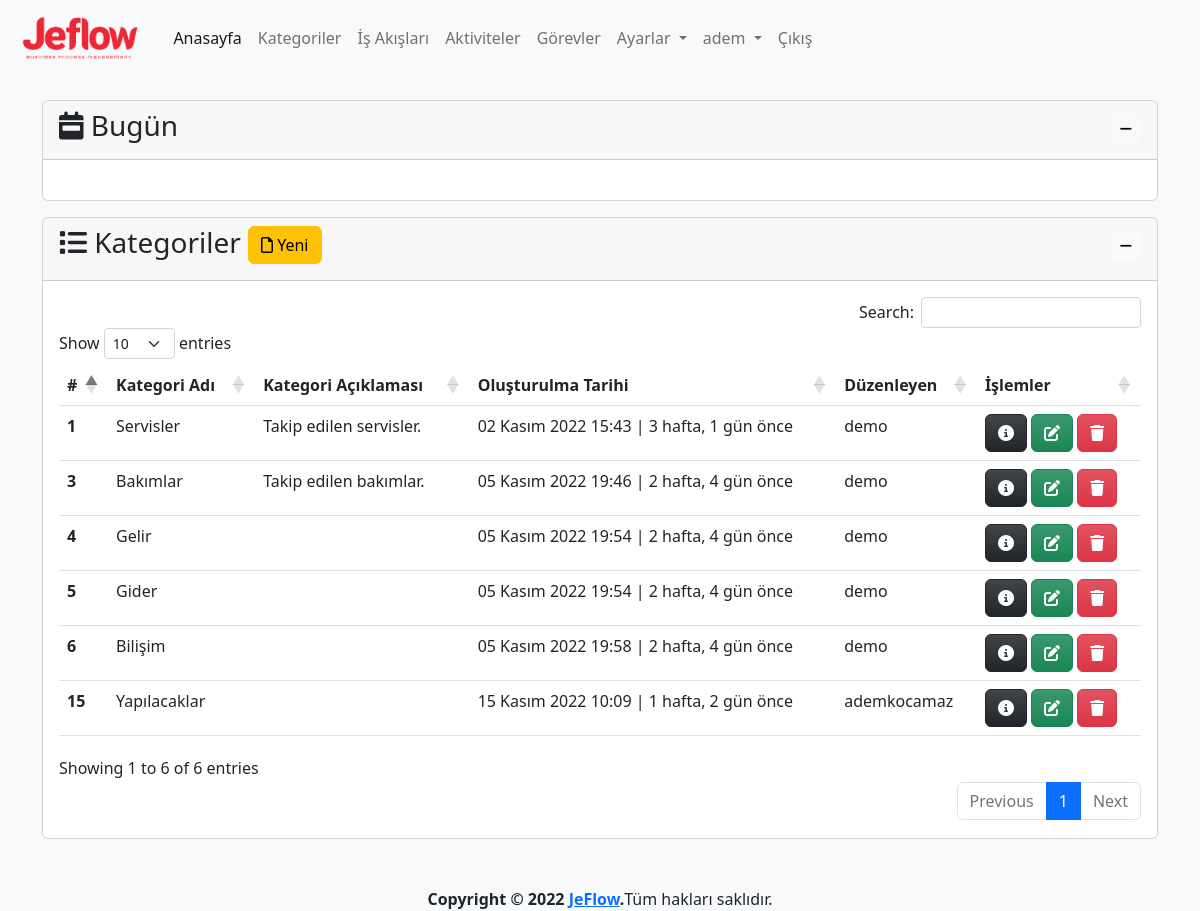
Page /category/ (signed in) on the committed database.
### app/models.py (models this page shows, shortened)
class Category(models.Model):
    name=models.CharField(max_length=500,verbose_name='Kategori Adı')
    description=models.TextField(verbose_name='Kategori Açıklaması', blank=True, null=True)
    created_date=models.DateTimeField(auto_now_add=True, verbose_name='Oluşturulma Tarihi')
    user=models.ForeignKey(User,on_delete=models.CASCADE,verbose_name='Kullanıcı', blank=True, null=True)
    def process_count(self):
        processes=Process.objects.all().filter(category=self)
        return processes.count()
    class Meta:
        verbose_name='Kategori'
        verbose_name_plural="Kategoriler"

### app/views.py (the view, shortened to what this page needs)
# urls.py: path('category/', views.category, name='category'),
@login_required(login_url='/user/login/')
def category(request):
    category_form=CategoryForm()
    categories = Category.objects.order_by('created_date')
    context = {
        'category_form':category_form,
        'categories': categories,
    }
    return render(request, 'app/category.html', context)

### app/forms.py
class CategoryForm(forms.ModelForm):
    class Meta:
        model=Category
        fields=('name','description')

### templates/app/category.html (shortened to what this page needs)
{% extends 'layout.html' %}
{% load humanize %}
{% block content %}
{% load crispy_forms_tags %}
<div class="row mt-3">
    <div class="col-md-12">
        <div class="card">
            <div class="card-header">
                <h3 class="card-title">
                    <i class="fa-solid fa-list"></i>
                    Kategoriler
                    <button type="button" class="btn btn-warning" data-bs-toggle="modal"
                        data-bs-target="#categoryModal">
                        <i class="fa-regular fa-file"></i>
                        Yeni
                    </button>
                    <div class="float-end">
                        <button class="btn btn-light btn-sm" type="button" data-bs-toggle="collapse"
                            data-bs-target="#collapseCategory" aria-expanded="false" aria-controls="collapseCategory">
                            <i class="fa-solid fa-minus"></i>
                        </button>
                    </div>
                </h3>
            </div>
            <div class="collapse show" id="collapseCategory">
                <div class="card-body">
                    {% if categories %}
                    <table id="category" class="table table-hover">
                        <thead>
                            <tr>
                                <th scope="col">#</th>
                                <th scope="col">Kategori Adı</th>
                                <th scope="col">Kategori Açıklaması</th>
                                <th scope="col">Oluşturulma Tarihi</th>
                                <th scope="col">Düzenleyen</th>
                                <th scope="col">İşlemler</th>
                            </tr>
                        </thead>
                        <tbody>
                            {% for category in categories %}
                            <tr>
                                <th scope="row">{{ category.id }}</th>
                                <td>{{ category.name }}</td>
                                <td>{{ category.description }}</td>
                                <td>{{ category.created_date }} | {{ category.created_date | timesince}} önce</td>
                                <td>{{ category.user }}</td>
                                <td>
                                    <a href="{% url 'category_detail' category.id %}" class="btn btn-dark bg-gradient"
                                        data-bs-toggle="popover" data-bs-trigger="hover" data-bs-title="Detaylar"
                                        data-bs-content="Seçili satırdaki kaydın detaylarını görüntüler.">
                                        <i class="fa-solid fa-circle-info"></i>
                                    </a>
                                    <a class="btn btn-success bg-gradient"
                                        href="{% url 'category_update' category.id %}" data-bs-toggle="popover"
                                        data-bs-trigger="hover" data-bs-title="Düzenle"
                                        data-bs-content="Seçili satırdaki kaydı düzenler.">
                                        <i class="fa-solid fa-pen-to-square"></i>
                                    </a>
                                    <a class="btn btn-danger bg-gradient" href="{% url 'category_delete' category.id %}"
                                        data-bs-toggle="popover" data-bs-trigger="hover" data-bs-title="Sil"
                                        data-bs-content="Seçili satırdaki kaydı siler.">
                                        <i class="fa-solid fa-trash"></i>
                                    </a>
                                </td>
                            </tr>
                            {% endfor %}
                        </tbody>
                    </table>
                    {% else %}
                    <div class="alert alert-warning">
                        <p>Kategori bulunamadı.</p>
                    </div>
                    {% endif %}
                </div>
            </div>
        </div>
    </div>
</div>
{% endblock %}

### templates/layout.html (shortened to what this page needs)
{% load static %}
<!doctype html>
<html lang="tr">
<head>
  <link href="https://cdn.jsdelivr.net/npm/bootstrap@5.2.2/dist/css/bootstrap.min.css" rel="stylesheet"
>
  <link rel="stylesheet" href="{% static 'css/jeflow.css' %}">
  <link href="https://cdn.jsdelivr.net/npm/select2@4.1.0-rc.0/dist/css/select2.min.css" rel="stylesheet" />
  <link rel="stylesheet" type="text/css" href="https://cdn.datatables.net/1.12.1/css/dataTables.bootstrap5.min.css">
  <link rel="stylesheet" type="text/css"
    href="https://cdn.datatables.net/responsive/2.3.0/css/responsive.dataTables.min.css">
  <link rel="stylesheet" type="text/css" href="https://cdn.datatables.net/buttons/2.2.3/css/buttons.bootstrap5.min.css">
</head>
<body class="bg-light">
  <header>
    <nav class="navbar navbar-expand-lg bg-light">
      <div class="container-fluid">
        <a class="navbar-brand" href="{% url 'index' %}">
          <img class="logo" src="{% static 'img/logo-text.png' %}" alt="JeFlow">
        </a>
        <div class="collapse navbar-collapse" id="navbarNavDropdown">
          <ul class="navbar-nav">
            <li class="nav-item">
              <a class="nav-link active" aria-current="page" href="{% url 'index' %}">Anasayfa</a>
            </li>
            {% if user.is_authenticated %}
            <li class="nav-item">
              <a class="nav-link" href="{% url 'category' %}">Kategoriler</a>
            </li>
            <li class="nav-item">
              <a class="nav-link" href="{% url 'process' %}">İş Akışları</a>
            </li>
            <li class="nav-item">
              <a class="nav-link" href="{% url 'activity' %}">Aktiviteler</a>
            </li>
            <li class="nav-item">
              <a class="nav-link" href="{% url 'task' %}">Görevler</a>
            </li>
            <li class="nav-item dropdown">
              <a class="nav-link dropdown-toggle" href="{% url 'settings' %}" role="button" data-bs-toggle="dropdown"
                aria-expanded="false">
                Ayarlar
              </a>
            </li>
            <li class="nav-item dropdown">
              <a class="nav-link dropdown-toggle" href="{% url 'profile' %}" role="button" data-bs-toggle="dropdown"
                aria-expanded="false">
                {{ user }}
              </a>
            </li>
            <li class="nav-item">
              <a class="nav-link" href="javascript:{document.getElementById('logout').submit()}">Çıkış</a>
            </li>
            {% else %}
            <li class="nav-item">
              <a class="nav-link" href="{% url 'register' %}">Kayıt Ol</a>
            </li>
            {% endif %}
          </ul>
        </div>
      </div>
    </nav>
  </header>
  <main>
    <div class="container mt-4">
      <div class="row mb-3">
        <div class="col-md-12">
          <div class="card">
            <div class="card-header">
              <h3 class="card-title">
                <i class="fa-solid fa-calendar-week"></i>
                Bugün
                <div class="float-end">
                  <button class="btn btn-light btn-sm" type="button" data-bs-toggle="collapse"
                    data-bs-target="#collapseZaman" aria-expanded="false" aria-controls="collapseZaman">
                    <i class="fa-solid fa-minus"></i>
                  </button>
                </div>
              </h3>
            </div>
            <div class="collapse show" id="collapseZaman">
              <div class="card-body text-center">
              </div>
            </div>
          </div>
        </div>
      </div>
      {% block content %}
      {% endblock %}
    </div>
  </main>
  <footer class="mt-5">
    <div class="d-flex justify-content-center">
      <strong>Copyright &copy; 2022 <a href="http://jeflow.herokuapp.com">JeFlow</a>.</strong>
      Tüm hakları saklıdır.
    </div>
  </footer>
</body>
</html>

### static/css/jeflow.css (style rules this page uses)
img.logo { height: 50px; }

### rows in the picture
Category: id "1", name "Servisler", description "Takip edilen servisler.", created_date "02 Kasım 2022 15:43", created_date "3 hafta, 1 gün", user "demo"
Category: id "3", name "Bakımlar", description "Takip edilen bakımlar.", created_date "05 Kasım 2022 19:46", created_date "2 hafta, 4 gün", user "demo"
Category: id "4", name "Gelir", created_date "05 Kasım 2022 19:54", created_date "2 hafta, 4 gün", user "demo"
Category: id "5", name "Gider", created_date "05 Kasım 2022 19:54", created_date "2 hafta, 4 gün", user "demo"
Category: id "6", name "Bilişim", created_date "05 Kasım 2022 19:58", created_date "2 hafta, 4 gün", user "demo"
Category: id "15", name "Yapılacaklar", created_date "15 Kasım 2022 10:09", created_date "1 hafta, 2 gün", user "ademkocamaz"

### other values in the picture
{{ user }} "adem"
